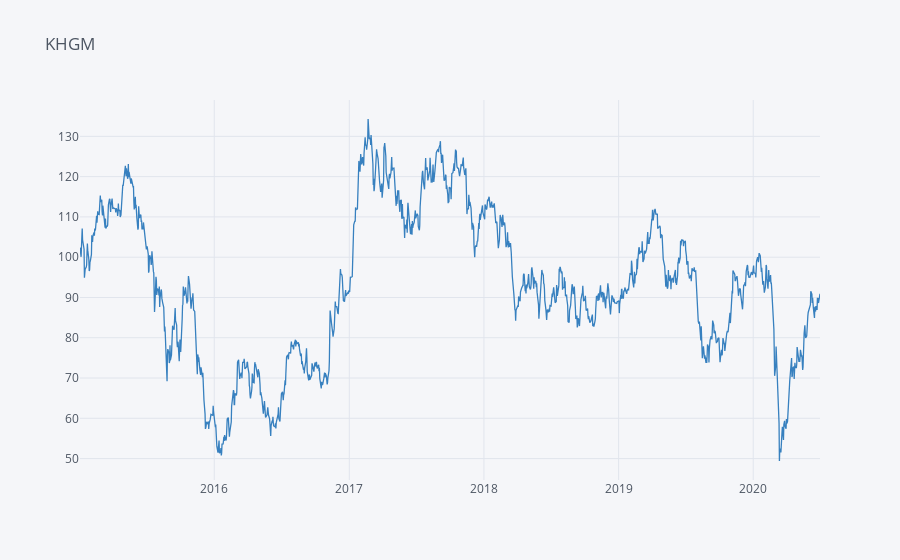
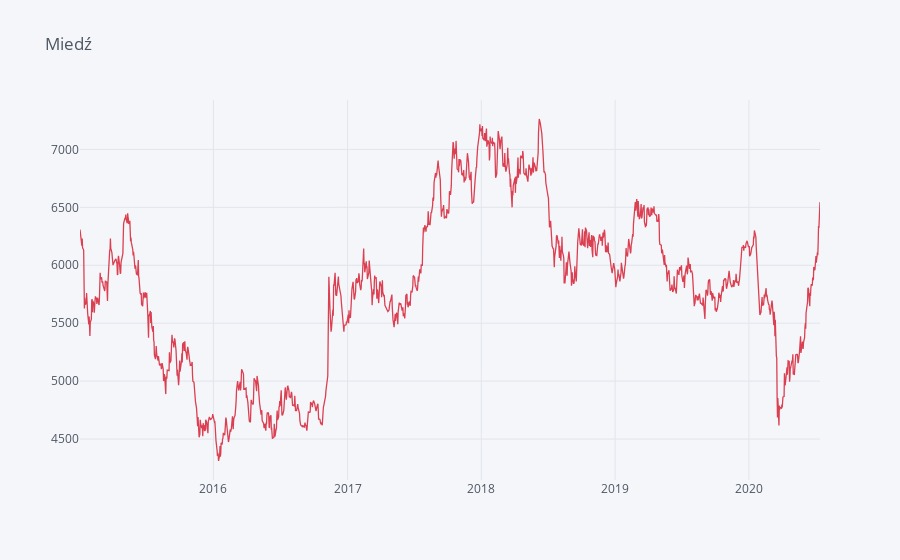

Here is the notebook cell these charts were saved with, in order:
### Code cell
kgh.set_index('Data')['Zamkniecie'].iplot(kind='line', color='blue', title='KHGM')
ca.set_index('Data')['Zamkniecie'].iplot(kind='line', color='red',title='Miedź')

### Figure 1 — Plotly figure (JSON) as saved in the notebook; plotly's stock layout.template omitted (floating-point values rounded to 4 significant figures; data arrays with more than 128 entries replaced by an {"elided": "..."} marker saying what was removed)
{"data": [{"line": {"color": "rgba(55, 128, 191, 1.0)", "dash": "solid", "shape": "linear", "width": 1.3}, "mode": "lines", "name": "Zamkniecie", "text": "", "type": "scatter", "x": {"elided": "1371 str values"}, "y": {"elided": "1371 float values"}}], "layout": {"autosize": true, "legend": {"bgcolor": "#F5F6F9", "font": {"color": "#4D5663"}}, "paper_bgcolor": "#F5F6F9", "plot_bgcolor": "#F5F6F9", "title": {"font": {"color": "#4D5663"}, "text": "KHGM"}, "xaxis": {"autorange": true, "gridcolor": "#E1E5ED", "range": ["2015-01-02", "2020-06-30"], "showgrid": true, "tickfont": {"color": "#4D5663"}, "title": {"font": {"color": "#4D5663"}, "text": ""}, "type": "date", "zerolinecolor": "#E1E5ED"}, "yaxis": {"autorange": true, "gridcolor": "#E1E5ED", "range": [44.68, 139.0], "showgrid": true, "tickfont": {"color": "#4D5663"}, "title": {"font": {"color": "#4D5663"}, "text": ""}, "type": "linear", "zerolinecolor": "#E1E5ED"}}}

### Figure 2 — Plotly figure (JSON) as saved in the notebook; plotly's stock layout.template omitted (floating-point values rounded to 4 significant figures; data arrays with more than 128 entries replaced by an {"elided": "..."} marker saying what was removed)
{"data": [{"line": {"color": "rgba(219, 64, 82, 1.0)", "dash": "solid", "shape": "linear", "width": 1.3}, "mode": "lines", "name": "Zamkniecie", "text": "", "type": "scatter", "x": {"elided": "1400 str values"}, "y": {"elided": "1400 float values"}}], "layout": {"autosize": true, "legend": {"bgcolor": "#F5F6F9", "font": {"color": "#4D5663"}}, "paper_bgcolor": "#F5F6F9", "plot_bgcolor": "#F5F6F9", "title": {"font": {"color": "#4D5663"}, "text": "Miedź"}, "xaxis": {"autorange": true, "gridcolor": "#E1E5ED", "range": ["2015-01-02", "2020-07-13"], "showgrid": true, "tickfont": {"color": "#4D5663"}, "title": {"font": {"color": "#4D5663"}, "text": ""}, "type": "date", "zerolinecolor": "#E1E5ED"}, "yaxis": {"autorange": true, "gridcolor": "#E1E5ED", "range": [4146.0, 7426.0], "showgrid": true, "tickfont": {"color": "#4D5663"}, "title": {"font": {"color": "#4D5663"}, "text": ""}, "type": "linear", "zerolinecolor": "#E1E5ED"}}}
